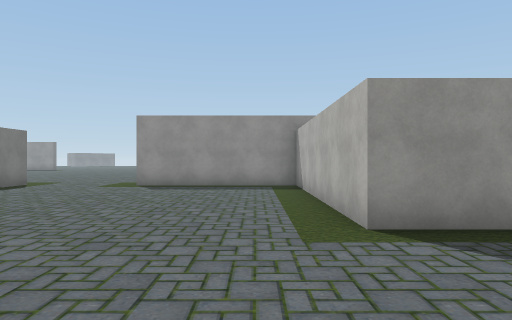
[1] (above)

21 first-person views from a walk through a Unity game level. The camera is 1.5 m above the floor, looks level and sees 70° across. The floor is counted in squares, 2 m on a side. Each view is taken from the middle of a square. On the plan, view 1 faces up. The plan holds only what a view shows up to about 11 squares ahead; the rest is blank. The place goes on beyond the plan. Some surface patterns are stand-ins.

[2]
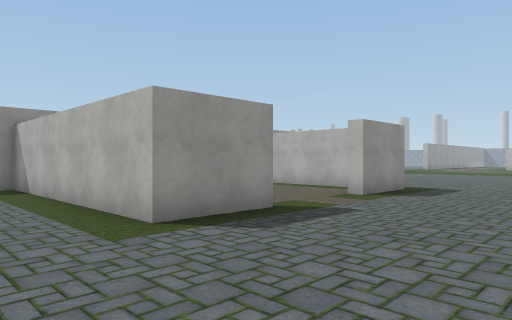

[3]
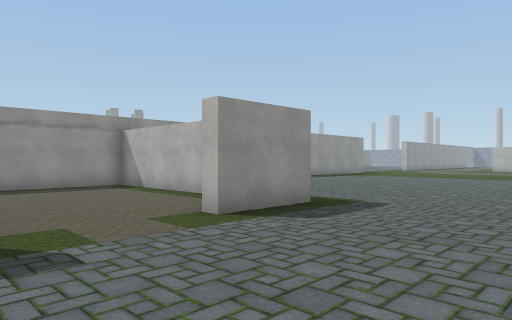

[4]
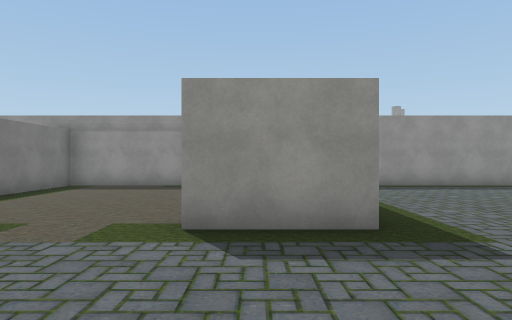

[5]
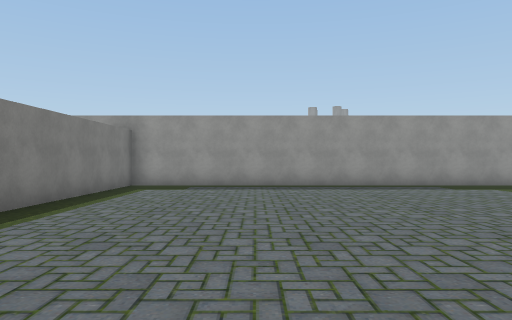

[6]
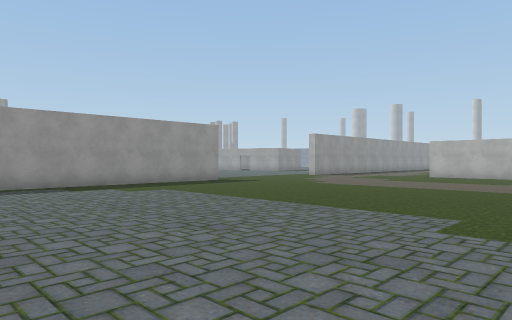

[7]
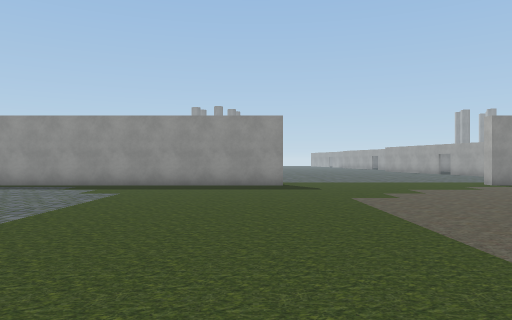

[8]
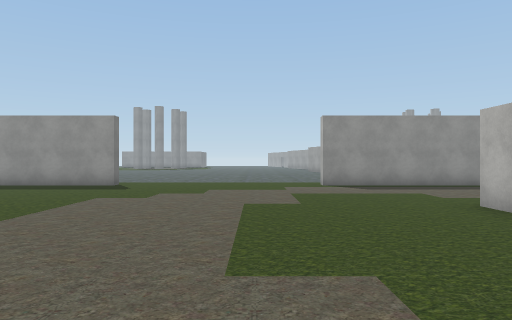

[9]
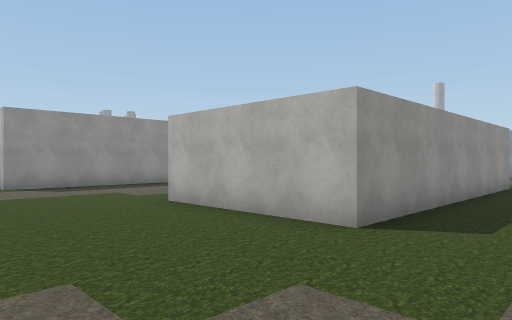

[10]
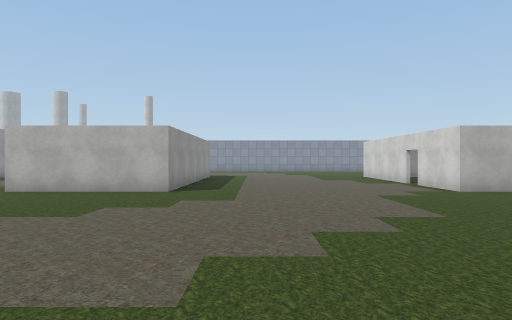

[11]
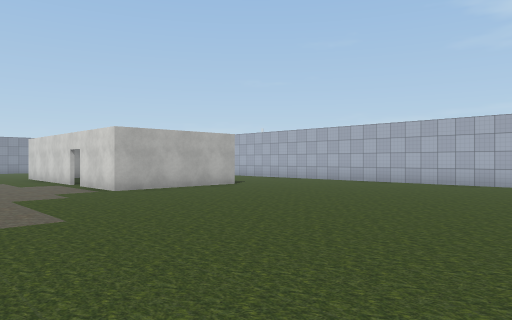

[12]
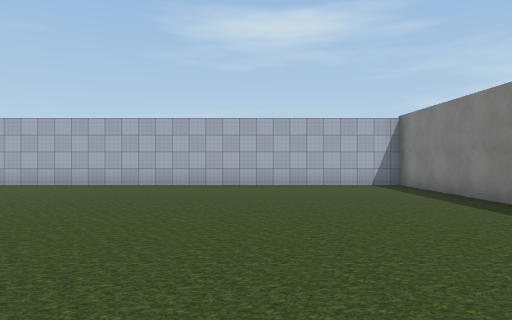

[13]
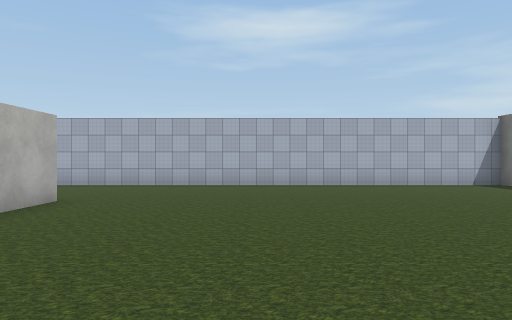

[14]
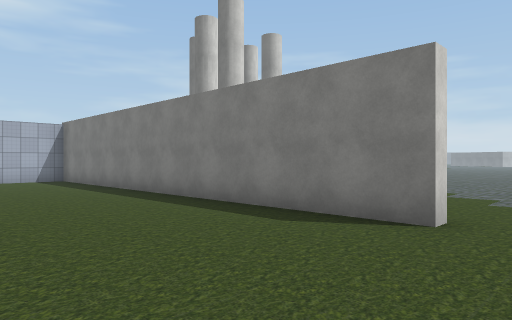

[15]
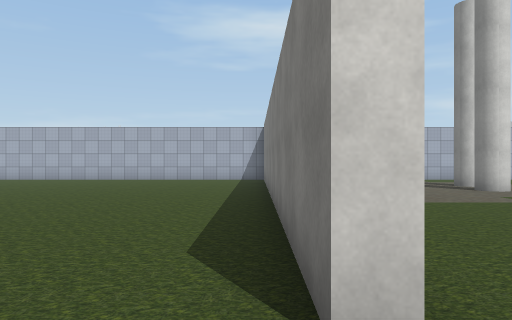

[16]
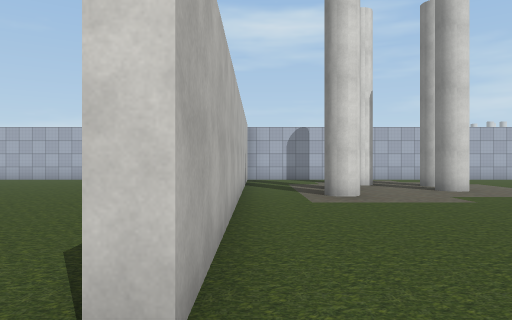

[17]
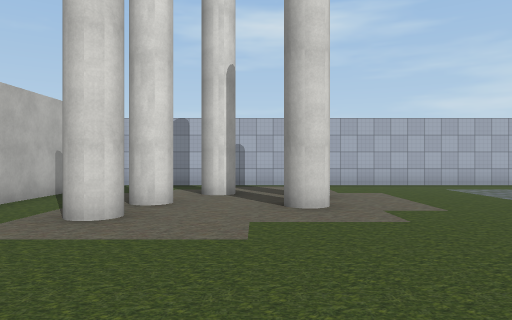

[18]
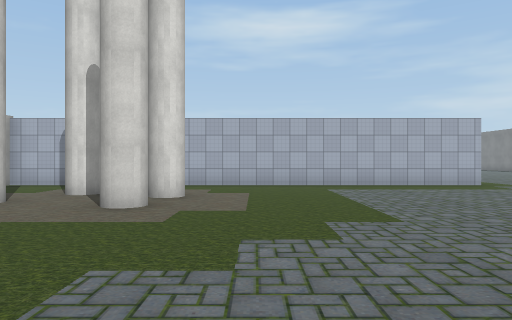

[19]
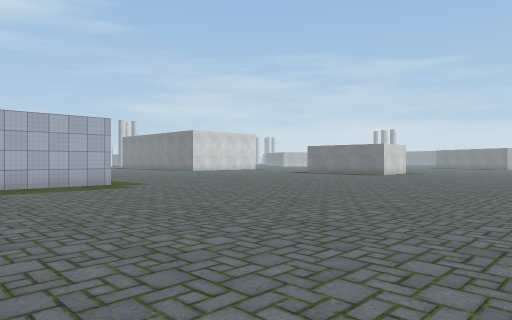

[20]
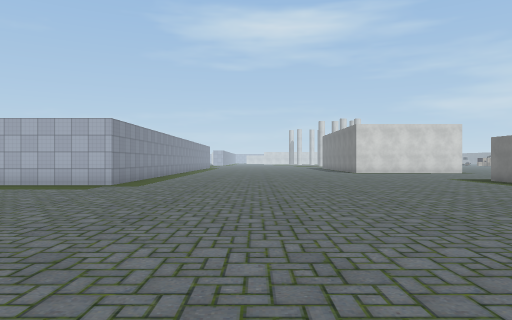

[21]
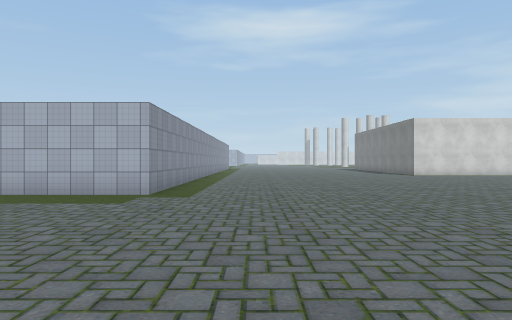

### Floor plan
Key: @ floor where view 1 was taken; # wall or solid block; . floor; O other object.
Columns run from 4 left of view 1 to 34 right of it. Each row starts with its distance up from view 1.
 11 .##########################......######
 10 ......#.....#.........................
  9 ......#.....#.........................
  8 ......#.....#........................
  7 ......#.....#........................
  6 ......#.....#......................O
  5 ......#.....#......................O
  4  .....##...##......................O
  3   .................................O
  2   .................................OOOO
  1     ............   ....................
  0    .@... ...    . . ..................
 -1                .........#.............
 -2      .     .. ..........#.............
 -3       ........      ....#..............
 -4  .......................#..............
 -5  .......................#..........OOOO
 -6   ......................#..........O
 -7  ....................#..#..........O
 -8  .................#.....#..........O
 -9 ........................#..........O
-10 ..................#.#...#...........
-11 ........................#............
-12 ........................#............
-13 ..........############################
-14  .........#
-15 ..........#
-16 ..........#

Where each view was taken, in squares from view 1:
view 1: 0 up, 0 right, facing up
view 2: 0 up, 1 left, facing up-right
view 3: 0 up, 3 right, facing up-right
view 4: 0 up, 7 right, facing up
view 5: 0 up, 12 right, facing up
view 6: 0 up, 14 right, facing up-right
view 7: 0 up, 22 right, facing up
view 8: 0 up, 27 right, facing up
view 9: 0 up, 27 right, facing up-right
view 10: 0 up, 22 right, facing right
view 11: 1 down, 22 right, facing down-right
view 12: 2 down, 24 right, facing down
view 13: 2 down, 27 right, facing down
view 14: 1 up, 24 right, facing down-left
view 15: 1 up, 20 right, facing down
view 16: 1 up, 19 right, facing down
view 17: 2 down, 15 right, facing down
view 18: 2 down, 12 right, facing down
view 19: 2 down, 10 right, facing down-left
view 20: 2 down, 1 right, facing down
view 21: 5 down, 3 right, facing down
